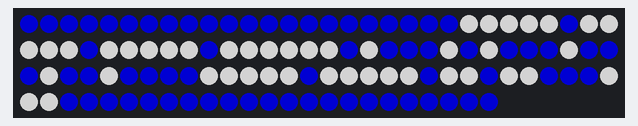
The sketch below on a simulated ATtiny85, built with avr-gcc and run on an emulated ATtiny85. Shown: 114 RGB LEDs in strip order, left to right, continuing on the next row. Dim RGB values are drawn brighter than linear; the strip is taken to match the declared colour order.

Above: at 0.1 s.

The sketch:

davidPROM.ino
```cpp
#include <Adafruit_NeoPixel.h>
#include "SPI.h" // Comment out this line if using Trinket or Gemma

#ifdef __AVR_ATtiny85__
#include <avr/power.h>

#endif

#include <EEPROM.h>

int ADDRESS = 52;

struct PixelData {
  // 0-255
  uint8_t r;
  uint8_t g;
  uint8_t b;
};


int cycleTicks = 300;
uint8_t numModes = 7;


uint8_t currentMode;
uint32_t tick;
int numleds = 22 + 23 + 24 + 23 + 22;
struct PixelData* data;
uint64_t before = 0;
uint64_t now = 0;
const int dataPin  = 6;


Adafruit_NeoPixel strip = Adafruit_NeoPixel(114, dataPin, NEO_RGB + NEO_KHZ800);

//put some Modes here
struct PixelData getColor(uint32_t n) {
  n = n % (256*6);
  switch ((n/256)) {
  case 0:
    return PixelData{255,n,0};
    break;
  case 1:
    return PixelData{511-n,255,0};
    break;
  case 2:
    return PixelData{0,255,n-512};
    break;
  case 3:
    return PixelData{0,1023-n,255};
    break;
  case 4:
    return PixelData{n-1024,0,255};
    break;
  case 5:
    return PixelData{255,0,1535-n};
    break;
  default:
    return PixelData{0,0,0};
    break;
  }
}

uint8_t getLedIndex(uint8_t x, uint8_t y) {
  if (y >= (22 + x) || y >= (26-x)) {//quick bounds check
    return -1;
  }

  switch (x) {
    case 0:
      return y;
    case 1:
      return 22 + 23 - y - 1;
    case 2:
      return 22 + 23 + y;
    case 3:
      return 22 + 23 + 24 + 23 - y - 1;
    case 4:
      return 22 + 23 + 24 + 23 + y;
    default:
      return -1;
  }
}

void rainbowCycle(struct PixelData* d, int numleds, uint32_t tick, int speed) {
  PixelData c = getColor(tick*speed);

  for (int i = 0; i < numleds; i++) {
    d[i] = c;
  }
}

void rainbowCascade(struct PixelData* d, int numleds, uint32_t tick, int speed, int clamp) {
  int wheelAlong = (256*6)/clamp;
  int colorInd = (tick * speed) % (256*6); //start with an offset so it cascades
  struct PixelData c;
  for (int i = 0; i < 22; i++) { //first 22 rows (index 0-21) require no safety
    c = getColor(colorInd);
    colorInd += wheelAlong;

    for (int j = 0; j < 5; j++) {
      d[getLedIndex(j, i)] = c;
    }
  }
  //next rows 2 require some checking bounds
  c = getColor(colorInd);
  colorInd += wheelAlong;
  for (int j = 1; j < 4; j++) {
    d[getLedIndex(j,22)] = c;
  }

  c = getColor(colorInd);
  d[getLedIndex(2,23)] = c;
}

const uint8_t promBuffer[] = {0xe, 0xa, 0xe, 0x8, 0x8, 0x0, 0xe, 0xa, 0xc, 0xa, 0xa, 0x0, 0xe, 0xa, 0xa, 0xa, 0xe, 0x0, 0xa, 0xe, 0xa, 0xa, 0xa, 0x0};


void text(struct PixelData* d, int numleds, uint8_t* tb, int bs, uint32_t tick, PixelData c, PixelData bg, int direction, int speed) {
  //https://github.com/idispatch/raster-fonts/blob/master/font-5x8.c
  int offset;
  struct PixelData rain = getColor(tick*speed);
  rain.r = rain.r/3;
  rain.g = rain.g/3;
  rain.b = rain.b/3;
  if (bs > 25) {
    offset = tick % bs;
    if (direction < 0) {
      offset = bs - offset;
    }
  } else {
    offset = 0;
  }
  int index;

  for (int i = 0; i < 25; i++) {
    for (int j = 0; j < 5; j++) {
      index = getLedIndex(j,i);
      if (index < 0) {
        continue;
      }

      if ( tb[ (i + offset) % bs ] & (0x10 >> j) ) { //get the jth bit
        d[index] = c;
      } else {
        d[index] = rain;
      }
    }
  }
}

void text(struct PixelData* d, int numleds, uint8_t* tb, int bs, uint32_t tick, PixelData c, PixelData bg, int direction) {
  //https://github.com/idispatch/raster-fonts/blob/master/font-5x8.c
  int offset;

  if (bs > 25) {
    offset = tick % bs;
    if (direction < 0) {
      offset = bs - offset;
    }
  } else {
    offset = 0;
  }
  int index;

  for (int i = 0; i < 25; i++) {
    for (int j = 0; j < 5; j++) {
      index = getLedIndex(j,i);
      if (index < 0) {
        continue;
      }

      if ( tb[ (i + offset) % bs ] & (0x10 >> j) ) { //get the jth bit
        d[index] = c;
      } else {
        d[index] = bg;
      }
    }
  }
}


void textComposite(struct PixelData* d, int numleds, uint8_t* tb, int bs, uint32_t tick, PixelData c, PixelData bg, int direction, int speed) {
  //https://github.com/idispatch/raster-fonts/blob/master/font-5x8.c
  int offset;
  if (bs > 25) {
    offset = tick % bs;
    if (direction < 0) {
      offset = bs - offset;
    }
  } else {
    offset = 0;
  }
  int index;

  for (int i = 0; i < 25; i++) {
    for (int j = 0; j < 5; j++) {
      index = getLedIndex(j,i);
      if (index < 0) {
        continue;
      }

      if ( tb[ (i + offset) % bs ] & (0x10 >> j) ) { //get the jth bit
        d[index] = c;
      }
    }
  }
}


void tieCascade(struct PixelData* d, int numleds, uint32_t tick, PixelData c1, PixelData c2, PixelData c3) {
  if (numleds < 114) {
    return;
  }

  //slide colors based on TICK:
  struct PixelData swap;
  if (tick % 3 == 2) {
    swap = c1;
    c1 = c2;
    c2 = c3;
    c3 = swap;
  } else if (tick % 3 == 1) {
    swap = c1;
    c1 = c3;
    c3 = c2;
    c2 = swap;
  }

  //some logic for filling in the leds
  for (int i = 0; i <= 22; i++) {
    d[i] = c1;
  }
  for (int i = 23; i <= 43; i++) {
    d[i] = c2;
  }
  d[44] = c1;
  d[45] = c1;
  d[46] = c2;
  for (int i = 47; i <= 66; i++) {
    d[i] = c3;
  }
  d[67] = c2;
  d[68] = c1;
  d[69] = c1;
  for (int i = 70; i <= 90; i++) {
    d[i] = c2;
  }
  for (int i = 91; i <= 113; i++) {
    d[i] = c1;
  }
}

void setup() {

  strip.begin();
  strip.show();
//  Serial.begin(9600);
//  Serial.print("start");


  tick = 0;
  //currentMode = 2;

  data = malloc(numleds * (sizeof(struct PixelData)));

//  randomSeed(analogRead(0));
//  currentMode = random(numModes);

  //currentMode = EEPROM.read(0) % numModes;
  //EEPROM.write(0, (currentMode + 1) % numModes);
  //currentMode = 6;

}

void updateLEDs(struct PixelData* d, int numleds) {
  for (int i = 0; i < numleds; i++) {
    strip.setPixelColor(i,strip.Color(
      d[i].g/2,
      d[i].r/2,
      d[i].b/2));
  }

  strip.show();
}


void loop() {
  before = millis();

  tick++;

  //handle set increment mode cycling
  //if (tick % cycleTicks == 0) {
  //  currentMode = (currentMode + 1) % numModes;
  //}

  /*switch (currentMode) {
    case 0:
      rainbowCycle(data, numleds, tick, 4);
      break;
    case 1:
      pixelChase(data, numleds, tick/4, PixelData{255,0,0}, PixelData{0,0,0});
      break;
    case 2:
      text(data, numleds, promBuffer, 54, tick/4, PixelData{255,255,255}, PixelData{0,0,255}, 1, 16);
      break;
    case 3:
      tieCascade(data, numleds, tick/16, PixelData{255,255,255}, PixelData{0,0,0}, PixelData{0,0,0});
      break;
    case 4:
      rainbowCascade(data, numleds, tick, 5, 100);
      textComposite(data, numleds, promBuffer, 54, tick/4, PixelData{255,255,255}, PixelData{255,0,255}, 1, 16);
      break;
    case 5:
      rainbowCascade(data, numleds, tick, 5, 100);
      break;
    case 6:*/
      text(data, numleds, promBuffer, 24, tick/4, PixelData{255,255,255}, PixelData{0,0,255}, -1);
      /*break;
  }*/
  updateLEDs(data, numleds);

  now = millis();
  if (now - before < 16) {
    delay(16-(now-before)); //run at 60fps
  }
}
```
